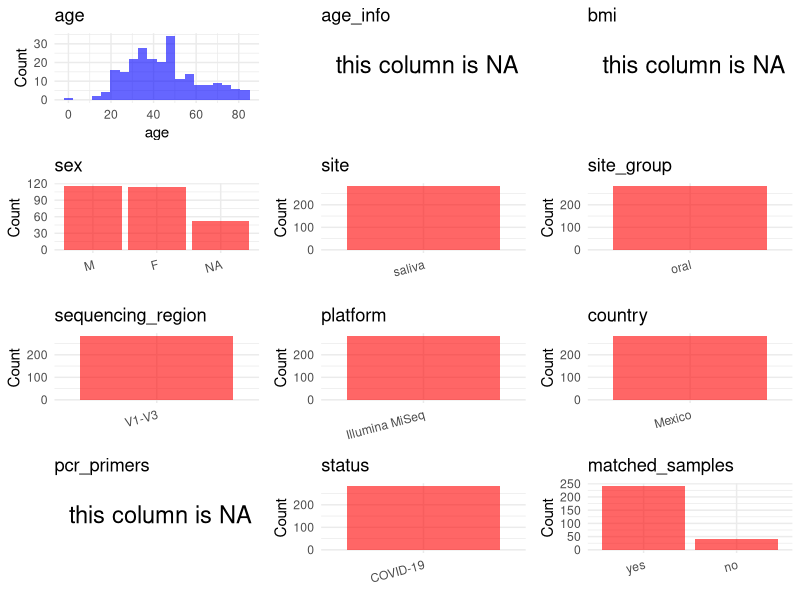

Write R code to recreate this figure. (Note: this script raises an error after producing the figure.)
## ---- chunk 1
# Load libraries
library(dplyr)
library(ggplot2)
library(cowplot)

# (1) Setting working directory
# EDIT HERE: change project_id for each study
project_id <- "PRJNA896341"

base_dir <- "/beegfs/huangxiaochang/global_oral/global-oral-microbiome/data/projects/"
setwd(file.path(base_dir, project_id))

# (2) Loading raw SRA metadata file
sra_file <- "SraRunTable.csv"
initial_meta <- read.csv("SraRunTable.csv", header = TRUE)

# (3) OPTIONAL: If extra metadata (e.g., Table.x or supplemental materials) are available from the article, you may need to merge the file with initial_meta manually. Below is example code for merging. Depending on the specific case of each study, you can customize the code as needed.
# supp_table <- read.csv("supplemental_table.csv", header = TRUE)
# initial_meta <- left_join(initial_meta, supp_table, by = merge_col_name)
## ---- chunk 2
# (1) Read the article in the following order: abstract, the beginning of the results section, and the methods. Understand the sample size, experimental design, and disease group overview. Clarify the sampling sites; for oral and gut samples, specify the exact sites like supragingival plaque, tongue, etc.

# (2) IMPORTANT: MUST go through each column of initial_meta
# head(initial_meta, 10)

# IMPORTANT: Check the unique values in the column of interest or query column.
# lapply(initial_meta[c('body_habitat', 'body_product', 'body_site')], table) # site
# table(initial_meta$host_subject_id) # subject id
# table(initial_meta$platform..exp.) # output is Illumina
# table(initial_meta$target_subfragment..exp.)
## ---- chunk 3
# (1) EDIT HERE: Parameter setup
# NOTE: This project has no lab control samples (blanks/positives) or non-human samples. Leave keywords empty to skip filtering.
control_column <- NA   # column name in initial_meta
# unique(initial_meta[[control_column]])  # uncomment to explore
control_keywords <- c()     # Enter exact keywords

species_column <- NA          # column name in initial_meta
# unique(initial_meta[[species_column]])  # uncomment to explore
non_human_keywords <- c()            # Enter exact keywords


# (2) Remove controls and non-human samples. DO NOT need to modify code in this part, just run it.
n_samples <- nrow(initial_meta)
# Control evaluation
if (length(control_keywords) > 0) {
  if (is.null(control_column) || control_column == "") {
    stop("Error: control_keywords provided but control_column is missing.")
  }

  if (!(control_column %in% colnames(initial_meta))) {
    stop(sprintf("Error: Column '%s' not found in initial_meta.", control_column))
  }

  control_pattern <- paste(control_keywords, collapse = "|")
  control_text <- initial_meta[[control_column]]
  is_control <- grepl(control_pattern, control_text)

} else {
  is_control <- rep(FALSE, n_samples)
}

# Non-human evaluation
if (length(non_human_keywords) > 0) {
  if (is.null(species_column) || species_column == "") {
    stop("Error: non_human_keywords provided but species_column is missing.")
  }

  if (!(species_column %in% colnames(initial_meta))) {
    stop(sprintf("Error: Column '%s' not found in initial_meta.", control_column))
  }

  non_human_pattern <- paste(non_human_keywords, collapse = "|")
  species_text <- initial_meta[[species_column]]
  is_non_human <- grepl(non_human_pattern, species_text)
} else {
  is_non_human <- rep(FALSE, n_samples)
}

# Execute removal
samples_to_remove <- is_control | is_non_human
initial_meta <- initial_meta[!samples_to_remove, ]

cat("Initial samples counts:",n_samples,"\n")
cat("Removed control samples:", sum(is_control), "\n")
cat("Removed non-human samples:", sum(is_non_human), "\n")
cat("Total samples removed ", sum(samples_to_remove), "\n")
cat("Remaining samples after Step 2:", nrow(initial_meta), "\n")
## ---- chunk 4
# Extract columns from initial_meta as follows:
# (1) No modification needed → extract directly.
# (2) Modification needed → create a column start with 'raw_' and mark the target column as "pending".
# (3) Need to find or determine based on the article.

metadata <- data.frame(
  bioproject = initial_meta$BioProject,
  sample_id = initial_meta$Run,
  raw_subject_id = initial_meta$Sample.Name,
  subject_id = "pending",
  age = initial_meta$AGE,
  age_info = NA,
  bmi = NA,
  raw_sex = initial_meta$sex,
  sex = "pending",
  sequencing_region = "V1-V3",
  platform = initial_meta$Instrument,
  country = "Mexico",
  raw_site = initial_meta$tissue,
  site = "pending",
  site_group = "pending",
  public_time = initial_meta$ReleaseDate,
  pcr_primers = NA,
  title = NA,
  disease_study = NA,
  status = "COVID-19",
  matched_samples = "pending",
  is_time_series = "no",
  stringsAsFactors = FALSE
)

metadata$public_time <- as.Date(metadata$public_time)
## ---- chunk 5
# (1) Handle the columns with the `raw_` prefix.
# IMPORTANT: Add comments if the modification is not straightforward!!
# Convert raw_sex to standard F/M encoding
# SRA raw_sex values: male/female
metadata <- metadata %>%
  mutate(sex = case_when(
    tolower(raw_sex) %in% c("female", "f") ~ "F",
    tolower(raw_sex) %in% c("male", "m") ~ "M",
    TRUE ~ NA_character_
  ))

# Extract numeric ID from Sample.Name: "Saliva microbiota hospitalized positive 80" → "80"
metadata$subject_id <- gsub("[^0-9]", "", metadata$raw_subject_id)

# Extract site from raw_site and lowercase
metadata$site <- tolower(metadata$raw_site)

metadata$title <- "Diversity composition and networking of saliva microbiota distinguish the severity of COVID-19 episodes as revealed by an analysis of 16S rRNA variable V1-V3 region sequences"
metadata$disease_study <- "yes"
metadata$status <- "COVID-19"

## ---- chunk 6
# (2) Filling the 'site_group' and 'matched_samples' columns
# editing site_group
unique(metadata$site)
# EDIT HERE: add oral sites
Oral_site = c("saliva", "mouth", "tongue coating", "supragingival plaque", "subgingival plaque", "oral swab", "denture", "tooth", "abscess pus", "adjacent periodontal pocket", "patient healthy crevice", "healthy control crevice", "gingival crevicular fluid", "subgingival plaque")
# EDIT HERE: add gut sites
Gut_site = c("feces", "stool")
# just run
metadata <- metadata %>%
  mutate(site_group = case_when(
    site %in% Oral_site ~ "oral",
    site %in% Gut_site ~ "gut",
    TRUE ~ "other"
  ))

# editing matched_samples, just run.
metadata$matched_samples <- ifelse(
  ave(metadata$subject_id, metadata$subject_id, FUN = length) > 1,
  "yes",
  "no"
)
## ---- chunk 7
# (3) check if there is pending value in metadata. If there is pending value, go on modify the metadata.
# Function to check if a column contains "pending"
has_pending <- function(col) {
  if (is.character(col) || is.factor(col)) {
    any(col == "pending", na.rm = TRUE)
  } else {
    FALSE
  }
}

# Check for any pending value
any_pending_value <- any(sapply(metadata, has_pending))

if (!any_pending_value) {
  message("Good! No cell contains the value 'pending'.")
} else {
  pending_cols <- names(metadata)[sapply(metadata, has_pending)]
  message("Columns containing 'pending': ", paste(pending_cols, collapse = ", "))
  message("Please continue to resolve these pending columns!")
}
## ---- chunk 8
# Select columns for visualization, just run
plot_data <- metadata %>%
  select(-bioproject, -sample_id, -subject_id, -title)

create_simple_plots <- function(data) {
  plots <- list()
  continuous_vars <- c("age", "bmi")

  for (col in colnames(data)) {
    if (all(is.na(data[[col]]))) {
      p <- ggplot() +
        annotate("text", x = 0.5, y = 0.5, label = "this column is NA", size = 6) +
        labs(title = col) +
        theme_void()
    } else if (col %in% continuous_vars && is.numeric(data[[col]])) {
      p <- ggplot(data, aes(x = .data[[col]])) +
        geom_histogram(fill = "blue", alpha = 0.6, bins = 20, na.rm = TRUE) +
        labs(title = col, x = col, y = "Count") +
        theme_minimal()
    } else {
      count_data <- as.data.frame(table(data[[col]], useNA = "ifany"))
      p <- ggplot(count_data, aes(x = reorder(Var1, -Freq), y = Freq)) +
        geom_col(fill = "red", alpha = 0.6) +
        labs(title = col, x = NULL, y = "Count") +
        theme_minimal() +
        theme(axis.text.x = element_text(angle = 15, hjust = 1))
    }
    plots[[col]] <- p
  }

  return(plots)
}

# Generate and arrange plots
plots <- create_simple_plots(plot_data)
p <- plot_grid(plots$age,
               plots$age_info,
               plots$bmi,
               plots$sex,
               plots$site,
               plots$site_group,
               plots$sequencing_region,
               plots$platform,
               plots$country,
               plots$pcr_primers,
               plots$status,
               plots$matched_samples,
               ncol = 3, align = "hv", axis = "lb")
ggsave("Metadata_Summary.png", plot = p, width = 8, height = 6, dpi = 150)
## ---- chunk 9
# Insert Metadata_Summary.png into the current Rmd output
knitr::include_graphics("Metadata_Summary.png")
## ---- chunk 10
# Reorder the data frame
fixed_cols <- c("bioproject", "sample_id", "subject_id", "age", "age_info",
                "bmi", "sex", "platform", "sequencing_region", "pcr_primers",
                "country", "site", "site_group", "disease_study", "status",
                "title", "public_time", "matched_samples", "is_time_series")
metadata <- metadata %>%
  select(all_of(fixed_cols), everything())

# save metadata
# head(metadata)
write.csv(metadata, file = "metadata_v2.csv", quote = TRUE, row.names = FALSE)
